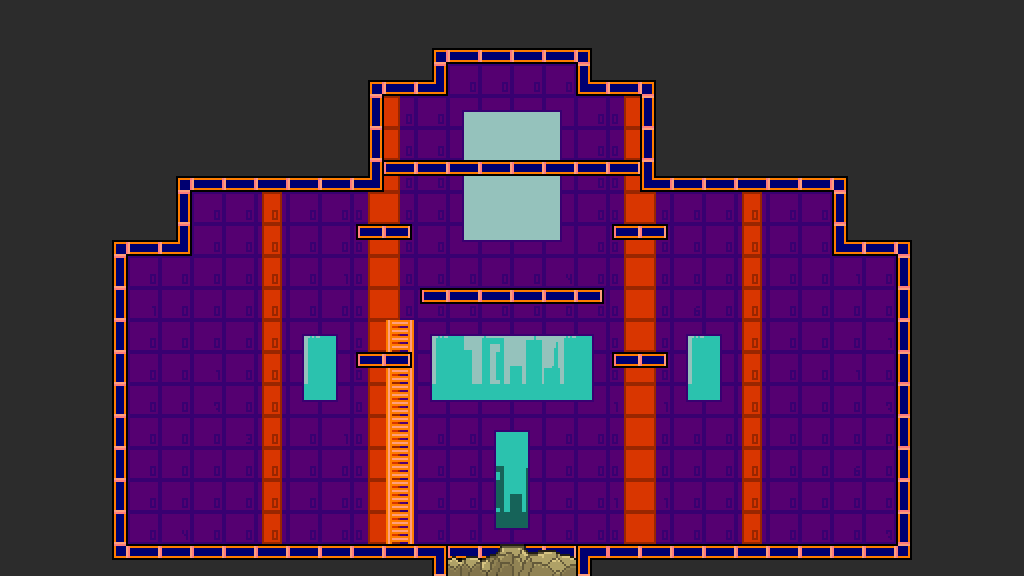

The image is a tile-based game level rendered from a .tmx file. Its description and source (layers, tilesets, objects; grid data summarised) follow:
An orthogonal 32x18 tile map with 32x32 px tiles, 12 tile layers (Sky, Sky2, Background, CollisionLayer, ...) and 5 objects.

<map version="1.0" orientation="orthogonal" width="32" height="18" tilewidth="32" tileheight="32">
 <tileset firstgid="1" name="generalSprite" tilewidth="32" tileheight="32">
  <image source="generalSprite.png" width="128" height="1184" />
  <tile id="60">
   <properties>
    <property name="tileType" value="empty" />
   </properties>
  </tile>
 </tileset>
 <layer name="Sky" width="32" height="18">
  <data>[576 cells, 41 non-empty, 2 distinct tile ids]</data>
 </layer>
 <layer name="Sky2" width="32" height="18">
  <data>[576 cells, 69 non-empty, 18 distinct tile ids]</data>
 </layer>
 <layer name="Background" width="32" height="18">
  <data>[576 cells, 352 non-empty, 22 distinct tile ids]</data>
 </layer>
 <layer name="CollisionLayer" width="32" height="18">
  <data>[576 cells, 576 non-empty, 14 distinct tile ids]</data>
 </layer>
 <layer name="DamagingLayer" width="32" height="18">
  <data>[576 cells, 576 non-empty, 1 distinct tile ids]</data>
 </layer>
 <layer name="DecorLayer" width="32" height="18">
  <data>[576 cells, 576 non-empty, 1 distinct tile ids]</data>
 </layer>
 <layer name="LadderLayer" width="32" height="18">
  <data>[576 cells, 576 non-empty, 2 distinct tile ids]</data>
 </layer>
 <layer name="PlatformLayer" width="32" height="18">
  <data>[576 cells, 576 non-empty, 4 distinct tile ids]</data>
 </layer>
 <layer name="UpBlockingLayer" width="32" height="18">
  <data>[576 cells, 576 non-empty, 1 distinct tile ids]</data>
 </layer>
 <layer name="DownBlockingLayer" width="32" height="18">
  <data>[576 cells, 576 non-empty, 5 distinct tile ids]</data>
 </layer>
 <layer name="LeftBlockingLayer" width="32" height="18">
  <data>[576 cells, 576 non-empty, 1 distinct tile ids]</data>
 </layer>
 <layer name="RightBlockingLayer" width="32" height="18">
  <data>[576 cells, 576 non-empty, 1 distinct tile ids]</data>
 </layer>
 <objectgroup name="EnemySpawnLayer" width="32" height="18">
  <object x="192" y="448" width="32" height="32" />
  <object x="288" y="384" width="32" height="32" />
 </objectgroup>
 <objectgroup name="PlayerSpawnLayer" width="32" height="18">
  <object x="800" y="448" width="64" height="96" />
 </objectgroup>
 <objectgroup name="SwitchSpawnLayer" width="32" height="18">
  <object x="576" y="352" width="32" height="32" />
 </objectgroup>
 <objectgroup name="ChestSpawnLayer" width="32" height="18">
  <object x="672" y="352" width="32" height="32" />
 </objectgroup>
</map>
